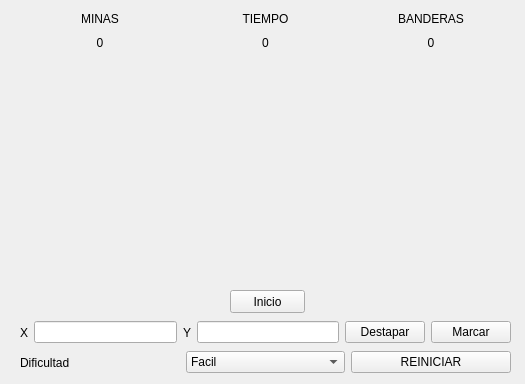
<?xml version="1.0" encoding="UTF-8"?>
<ui version="4.0">
 <class>Form</class>
 <widget class="QWidget" name="Form">
  <property name="geometry">
   <rect>
    <x>0</x>
    <y>0</y>
    <width>525</width>
    <height>384</height>
   </rect>
  </property>
  <property name="windowTitle">
   <string>Form</string>
  </property>
  <widget class="QLabel" name="tabla">
   <property name="geometry">
    <rect>
     <x>20</x>
     <y>50</y>
     <width>491</width>
     <height>231</height>
    </rect>
   </property>
   <property name="text">
    <string/>
   </property>
   <property name="alignment">
    <set>Qt::AlignCenter</set>
   </property>
  </widget>
  <widget class="QWidget" name="layoutWidget">
   <property name="geometry">
    <rect>
     <x>20</x>
     <y>10</y>
     <width>491</width>
     <height>41</height>
    </rect>
   </property>
   <layout class="QVBoxLayout" name="verticalLayout">
    <item>
     <layout class="QHBoxLayout" name="horizontalLayout">
      <item>
       <widget class="QLabel" name="label">
        <property name="text">
         <string>MINAS</string>
        </property>
        <property name="alignment">
         <set>Qt::AlignCenter</set>
        </property>
       </widget>
      </item>
      <item>
       <widget class="QLabel" name="label_2">
        <property name="text">
         <string>TIEMPO</string>
        </property>
        <property name="alignment">
         <set>Qt::AlignCenter</set>
        </property>
       </widget>
      </item>
      <item>
       <widget class="QLabel" name="label_3">
        <property name="text">
         <string>BANDERAS</string>
        </property>
        <property name="alignment">
         <set>Qt::AlignCenter</set>
        </property>
       </widget>
      </item>
     </layout>
    </item>
    <item>
     <layout class="QHBoxLayout" name="horizontalLayout_2">
      <item>
       <widget class="QLabel" name="n_minas">
        <property name="text">
         <string>0</string>
        </property>
        <property name="alignment">
         <set>Qt::AlignCenter</set>
        </property>
       </widget>
      </item>
      <item>
       <widget class="QLabel" name="cronometro">
        <property name="text">
         <string>0</string>
        </property>
        <property name="alignment">
         <set>Qt::AlignCenter</set>
        </property>
       </widget>
      </item>
      <item>
       <widget class="QLabel" name="n_banderas">
        <property name="text">
         <string>0</string>
        </property>
        <property name="alignment">
         <set>Qt::AlignCenter</set>
        </property>
       </widget>
      </item>
     </layout>
    </item>
   </layout>
  </widget>
  <widget class="QWidget" name="layoutWidget">
   <property name="geometry">
    <rect>
     <x>20</x>
     <y>350</y>
     <width>491</width>
     <height>25</height>
    </rect>
   </property>
   <layout class="QHBoxLayout" name="horizontalLayout_3">
    <item>
     <widget class="QLabel" name="label_4">
      <property name="text">
       <string>Dificultad</string>
      </property>
     </widget>
    </item>
    <item>
     <widget class="QComboBox" name="Dificultad">
      <property name="contextMenuPolicy">
       <enum>Qt::ActionsContextMenu</enum>
      </property>
      <item>
       <property name="text">
        <string>Facil</string>
       </property>
      </item>
      <item>
       <property name="text">
        <string>Normal</string>
       </property>
      </item>
      <item>
       <property name="text">
        <string>Dificil</string>
       </property>
      </item>
     </widget>
    </item>
    <item>
     <widget class="QPushButton" name="reiniciar">
      <property name="text">
       <string>REINICIAR</string>
      </property>
     </widget>
    </item>
   </layout>
  </widget>
  <widget class="QWidget" name="layoutWidget">
   <property name="geometry">
    <rect>
     <x>20</x>
     <y>320</y>
     <width>491</width>
     <height>25</height>
    </rect>
   </property>
   <layout class="QHBoxLayout" name="horizontalLayout_4">
    <item>
     <widget class="QLabel" name="label_5">
      <property name="text">
       <string>X</string>
      </property>
     </widget>
    </item>
    <item>
     <widget class="QLineEdit" name="coorX"/>
    </item>
    <item>
     <widget class="QLabel" name="label_6">
      <property name="text">
       <string>Y</string>
      </property>
     </widget>
    </item>
    <item>
     <widget class="QLineEdit" name="coorY"/>
    </item>
    <item>
     <widget class="QPushButton" name="Destapar">
      <property name="text">
       <string>Destapar</string>
      </property>
     </widget>
    </item>
    <item>
     <widget class="QPushButton" name="Marcar">
      <property name="text">
       <string>Marcar</string>
      </property>
     </widget>
    </item>
   </layout>
  </widget>
  <widget class="QPushButton" name="Inicio">
   <property name="geometry">
    <rect>
     <x>230</x>
     <y>290</y>
     <width>75</width>
     <height>23</height>
    </rect>
   </property>
   <property name="text">
    <string>Inicio</string>
   </property>
  </widget>
 </widget>
 <resources/>
 <connections/>
</ui>
